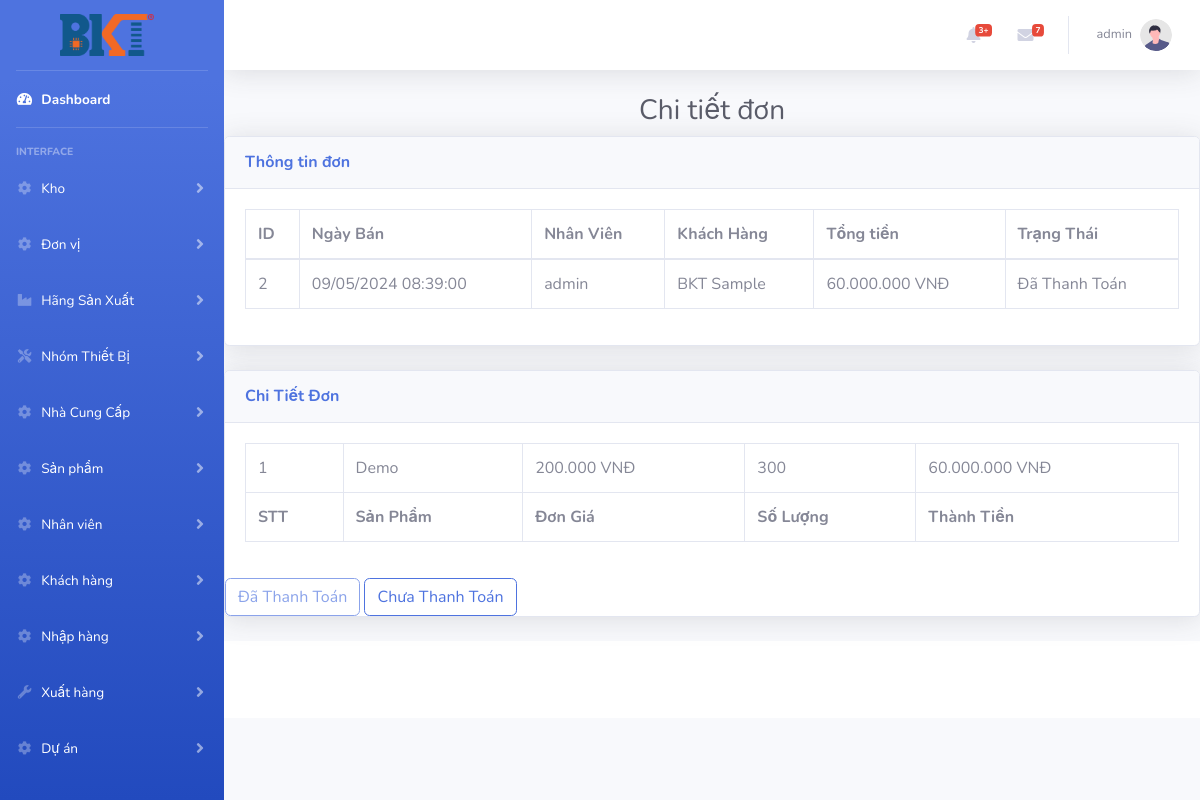
The app's page /index.php?controller=donban&action=show&id=2 (signed in) with its own data.
### tables this page shows
CREATE TABLE `donban` (
  `Id` int(11) NOT NULL,
  `NgayBan` datetime DEFAULT NULL,
  `IdNV` int(11) DEFAULT NULL,
  `IdKH` int(11) DEFAULT NULL,
  `Tong` int(11) DEFAULT NULL,
  `TrangThai` varchar(1) DEFAULT NULL
);

CREATE TABLE `nhanvien` (
  `Id` int(11) NOT NULL,
  `TenNV` varchar(100) DEFAULT NULL,
  `DienThoai` varchar(20) DEFAULT NULL,
  `Email` varchar(50) DEFAULT NULL,
  `DiaChi` varchar(100) DEFAULT NULL,
  `TaiKhoan` varchar(50) DEFAULT NULL,
  `MatKhau` varchar(50) DEFAULT NULL,
  `Quyen` varchar(20) DEFAULT NULL,
  `IsActive` varchar(1) DEFAULT NULL
);

CREATE TABLE `khachhang` (
  `Id` int(11) NOT NULL,
  `TenKH` varchar(100) DEFAULT NULL,
  `DienThoai` varchar(20) DEFAULT NULL,
  `Email` varchar(50) DEFAULT NULL,
  `DiaChi` varchar(100) DEFAULT NULL
);

CREATE TABLE `chitietban` (
  `Id` int(11) NOT NULL,
  `IdDonBan` int(11) DEFAULT NULL,
  `IdSP` int(11) DEFAULT NULL,
  `GiaMua` int(11) DEFAULT NULL,
  `GiaBan` int(11) DEFAULT NULL,
  `SoLuong` int(11) DEFAULT NULL,
  `ThanhTien` int(11) DEFAULT NULL
);

CREATE TABLE `sanpham` (
  `Id` int(11) NOT NULL,
  `MaSP` varchar(50) DEFAULT NULL,
  `TenSP` varchar(100) DEFAULT NULL,
  `IdDVT` int(11) DEFAULT NULL,
  `IdNCC` int(11) DEFAULT NULL,
  `IdHSX` int(11) DEFAULT NULL,
  `IdNTB` int(11) DEFAULT NULL,
  `XuatXu` varchar(50) DEFAULT NULL,
  `GiaMua` int(11) DEFAULT NULL,
  `GiaBan` int(11) DEFAULT NULL,
  `SoLuong` int(11) DEFAULT NULL,
  `imgUrl` varchar(8000) DEFAULT NULL,
  `IdNhomTB` int(11) DEFAULT NULL,
  `IdHangSX` int(11) DEFAULT NULL
);

### controllers/donban_controller.php (called while the page is built, shortened)
<?php
require_once ('models/donban.php');
class DonBanController extends BaseController
{
    public function  show()
    {
        $donban = DonBan::find($_GET['id']);
        $data = array('donban' => $donban);
        $this->render('show', $data);
    }
}

### routes.php (called while the page is built, shortened)
<?php
$controller = new $klass;
$controller->$action();

### index.php (called while the page is built, shortened)
<?php
require_once('routes.php');

### models/donban.php (called while the page is built, shortened)
<?php
class DonBan{
    function __construct($Id,$NgayBan,$IdNV,$IdKH,$ThanhTien,$TrangThai)
    {
        $this->Id = $Id;
        $this->NgayBan = $NgayBan;
        $this->IdNV =  $IdNV;
        $this->IdKH = $IdKH;
        $this->ThanhTien= $ThanhTien;
        $this->TrangThai= $TrangThai;
    }
    static function find($id)
    {
        $db = DB::getInstance();
        $req = $db->prepare('SELECT db.Id ,db.NgayBan , nv.TaiKhoan ,kh.TenKH ,db.Tong,db.TrangThai FROM DonBan db JOIN NhanVien nv JOIN KhachHang kh ON nv.Id =db.IdNV AND kh.Id = db.IdKH WHERE db.Id = :id');
        $req->execute(array('id' => $id));
        $item = $req->fetch();
        if (isset($item['Id'])) {
            return new DonBan($item['Id'],$item['NgayBan'],$item['TaiKhoan'],$item['TenKH'],$item['Tong'],$item['TrangThai']);
        }
        return null;
    }
}

### models/chitietban.php (called while the page is built, shortened)
<?php
class ChiTietBan{
    function __construct($Id,$IdDonBan,$IdSP,$IdDVT,$GiaMua,$GiaBan,$SoLuong,$ThanhTien)
    {
        $this->IdSP=  $IdSP;
        $this->GiaBan = $GiaBan;
        $this->SoLuong = $SoLuong;
        $this->ThanhTien= $ThanhTien;
    }
}

### views/donban/show.php (the view, shortened to what this page needs)
<?php
require_once ('models/chitietban.php');
$list =[];
$db =DB::getInstance();
$reg = $db->query('SELECT ct.Id ,db.Id As "Don",sp.TenSP ,dvt.DonVi ,ct.GiaMua,ct.GiaBan ,ct.SoLuong ,ct.ThanhTien FROM ChiTietBan ct JOIN DonViTinh dvt JOIN DonBan db JOIN SanPham sp ON ct.IdDonBan = db.Id AND ct.IdSP = sp.Id AND sp.IdDVT = dvt.Id WHERE ct.IdDonBan='.$donban->Id);
foreach ($reg->fetchAll() as $item){
    $list[] =new ChiTietBan($item['Id'],$item['Don'],$item['TenSP'],$item['DonVi'],$item['GiaMua'],$item['GiaBan'],$item['SoLuong'],$item['ThanhTien']);
}
?>
<h1 class="h3 mb-2 text-center text-gray-800 ">Chi tiết đơn</h1>
<div class="card shadow mb-4">
    <div class="card-header py-3">
        <h6 class="m-0 font-weight-bold text-primary">Thông tin đơn</h6>
    </div>
    <div class="card-body">
        <div class="table-responsive">
            <table class="table table-bordered" id="dataTable" width="100%" cellspacing="0">
                <thead>
                <tr>
                    <th>ID</th>
                    <th>Ngày Bán</th>
                    <th>Nhân Viên</th>
                    <th>Khách Hàng</th>
                    <th>Tổng tiền</th>
                    <th>Trạng Thái</th>
                </tr>
                </thead>
                <tbody>
<tr>
    <td><?=$donban->Id ?></td>
    <td><?=  date('d/m/Y H:i:s', strtotime($donban->NgayBan))?></td>
    <td><?=$donban->IdNV ?></td>
    <td><?=$donban->IdKH ?></td>
    <td><?=number_format($donban->ThanhTien,0,",",".") ?> VNĐ</td>
    <td><?php
        if ($donban->TrangThai=="1")
            echo "Đã Thanh Toán";
            else echo "Chưa thanh toán";
        ?></td>
</tr>
                </tbody>
            </table>
        </div>
    </div>
</div>
<div class="card shadow mb-4">
    <div class="card-header py-3">
        <h6 class="m-0 font-weight-bold text-primary">Chi Tiết Đơn</h6>
    </div>
    <div class="card-body">
        <div class="table-responsive">
            <table class="table table-bordered" id="dataTable" width="100%" cellspacing="0">
                <tfoot>
                <tr>
                    <th>STT</th>
                    <th>Sản Phẩm</th>
                    <th>Đơn Giá</th>
                    <th>Số Lượng</th>
                    <th>Thành Tiền</th>
                </tr>
                </tfoot>
                <tbody>
                <?php
                $dem=1;
                foreach ($list as $item) {
                  echo  "<tr><td>$dem</td>";
                    echo  "<td>$item->IdSP</td>";
                    echo  "<td>". number_format($item->GiaBan,0,",",".")." VNĐ</td>";
                    echo  "<td>$item->SoLuong</td>";
                    echo  "<td>". number_format($item->ThanhTien,0,",",".")." VNĐ</td>";
                $dem++;
                }
                ?>
                </tbody>
            </table>
        </div>
    </div>
    <form method="post" name="dc">
    <?php
    if ($donban->TrangThai=="1"){ ?>
        <button type="submit" class="btn-outline-primary btn"  disabled >Đã Thanh Toán</button>
        <button type="submit"  class="btn-outline-primary btn" name="chua" >Chưa Thanh Toán</button>
    <?php
    }
    else {
        ?>
        <button type="submit"  class="btn-outline-primary btn" name="thanhtoan" >Đã Thanh Toán</button>
        <button type="submit"  class="btn-outline-primary btn" disabled>Chưa Thanh Toán</button>
   <?php } ?>
    </form>
</div>

### records on screen
donban: Id "2", NgayBan "09/05/2024 08:39:00", IdNV.TaiKhoan "admin", IdKH.TenKH "BKT Sample", Tong "60.000.000"
chitietban: IdSP.TenSP "Demo", GiaBan "200.000", SoLuong "300", ThanhTien "60.000.000"

### other values on screen
$_SESSION['username'] "admin"
